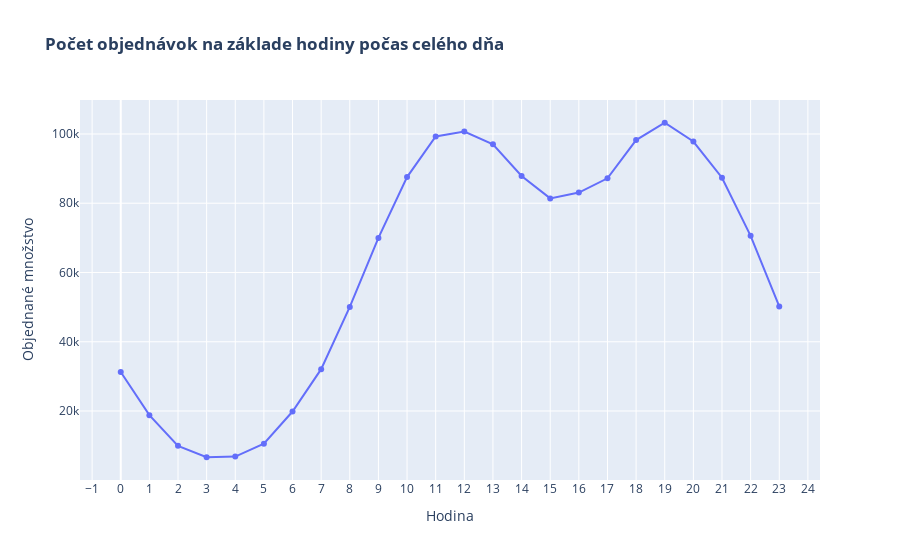

The code cell stored with this chart in its notebook:
### Code cell
hour_sales = all_data.groupby("hour")["Quantity Ordered"].count().reset_index()
fig = px.line(hour_sales , x="hour", y="Quantity Ordered", markers=True, title= "<b>Počet objednávok na základe hodiny počas celého dňa")

fig.update_xaxes(tickmode='linear', dtick=1)

fig.update_xaxes(title_text='Hodina')
fig.update_yaxes(title_text='Objednané množstvo')

### Figure 1 — Plotly figure (JSON) as saved in the notebook; plotly's stock layout.template omitted (floating-point values rounded to 4 significant figures)
{"data": [{"hovertemplate": "hour=%{x}<br>Quantity Ordered=%{y}<extra></extra>", "legendgroup": "", "line": {"color": "#636efa", "dash": "solid"}, "marker": {"symbol": "circle"}, "mode": "lines+markers", "name": "", "orientation": "v", "showlegend": false, "type": "scatter", "x": [0, 1, 2, 3, 4, 5, 6, 7, 8, 9, 10, 11, 12, 13, 14, 15, 16, 17, 18, 19, 20, 21, 22, 23], "xaxis": "x", "y": [31280, 18800, 9944, 6648, 6832, 10568, 19856, 32088, 50048, 69984, 87552, 99288, 100696, 97032, 87872, 81400, 83072, 87192, 98240, 103240, 97824, 87368, 70576, 50200], "yaxis": "y"}], "layout": {"legend": {"tracegroupgap": 0}, "title": {"text": "<b>Počet objednávok na základe hodiny počas celého dňa"}, "xaxis": {"anchor": "y", "domain": [0, 1], "dtick": 1, "tickmode": "linear", "title": {"text": "Hodina"}}, "yaxis": {"anchor": "x", "domain": [0, 1], "title": {"text": "Objednané množstvo"}}}}
